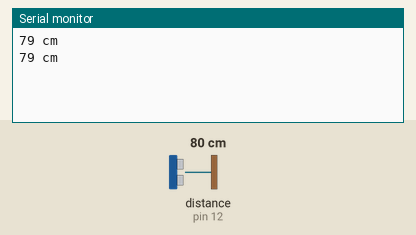
A sketch run on a simulated Arduino Uno, built with avr-gcc and run on an emulated ATmega328P. On the bench: the last lines printed to the serial monitor. Wiring (inferred from the names in the program): ultrasonic range finder: trigger pin 13; echo pin 12. The test bench sets the inputs (shaded band); at power-on: distance to the obstacle (sensor on pin 12) 80 cm. The echo pulse lasts 58.3 µs per cm.

Above: at 1.8 s.
1.9 s: distance to the obstacle (sensor on pin 12) set to 2 cm
At 2.8 s:
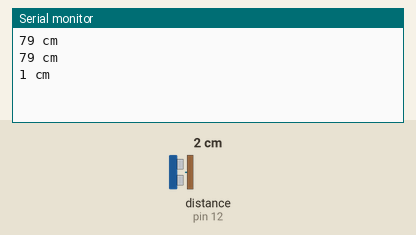
3.4 s: distance to the obstacle (sensor on pin 12) set to 4 cm
At 4.3 s:
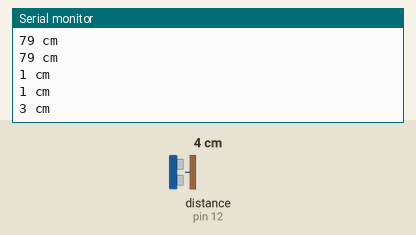
Timing chart, 0 to 6.4 s (numbered marks = the images above; inputs shaded):
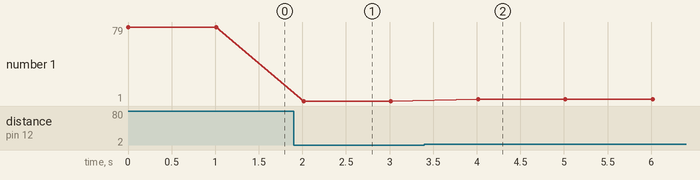

Measured:
- after the input at 1.9 s, the serial monitor: prints a new line after 0.11 s (image 1)
- after the input at 3.4 s, the serial monitor: prints a new line after 0.62 s (image 2)
- plotted number 1: 79 → 1 after the input at 1.9 s, 1 → 3 after the input at 3.4 s

The sketch:

bt-ultra.ino
```cpp
#include <SoftwareSerial.h>

SoftwareSerial hc06(2, 3);

#define trigPin 13
#define echoPin 12

void setup() {
  Serial.begin (9600);
  pinMode(trigPin, OUTPUT);
  pinMode(echoPin, INPUT);

  //Initialize Bluetooth Serial Port
  hc06.begin(115200);
}

void loop() {
  long duration, distance;
  digitalWrite(trigPin, LOW);
  delayMicroseconds(2);
  digitalWrite(trigPin, HIGH);
  delayMicroseconds(10);
  digitalWrite(trigPin, LOW);
  duration = pulseIn(echoPin, HIGH);
  distance = (duration/2) / 29.1;

  if (distance >= 2000 ) {
    Serial.println("Out of range");

    hc06.write("Out of range");
    hc06.write("\n");
  }
  else {
    Serial.print(distance);
    Serial.println(" cm");

    char buffer[40];
    sprintf(buffer, "%d cm\n", distance);
    hc06.write(buffer);
  }
  delay(1000);
}
```
